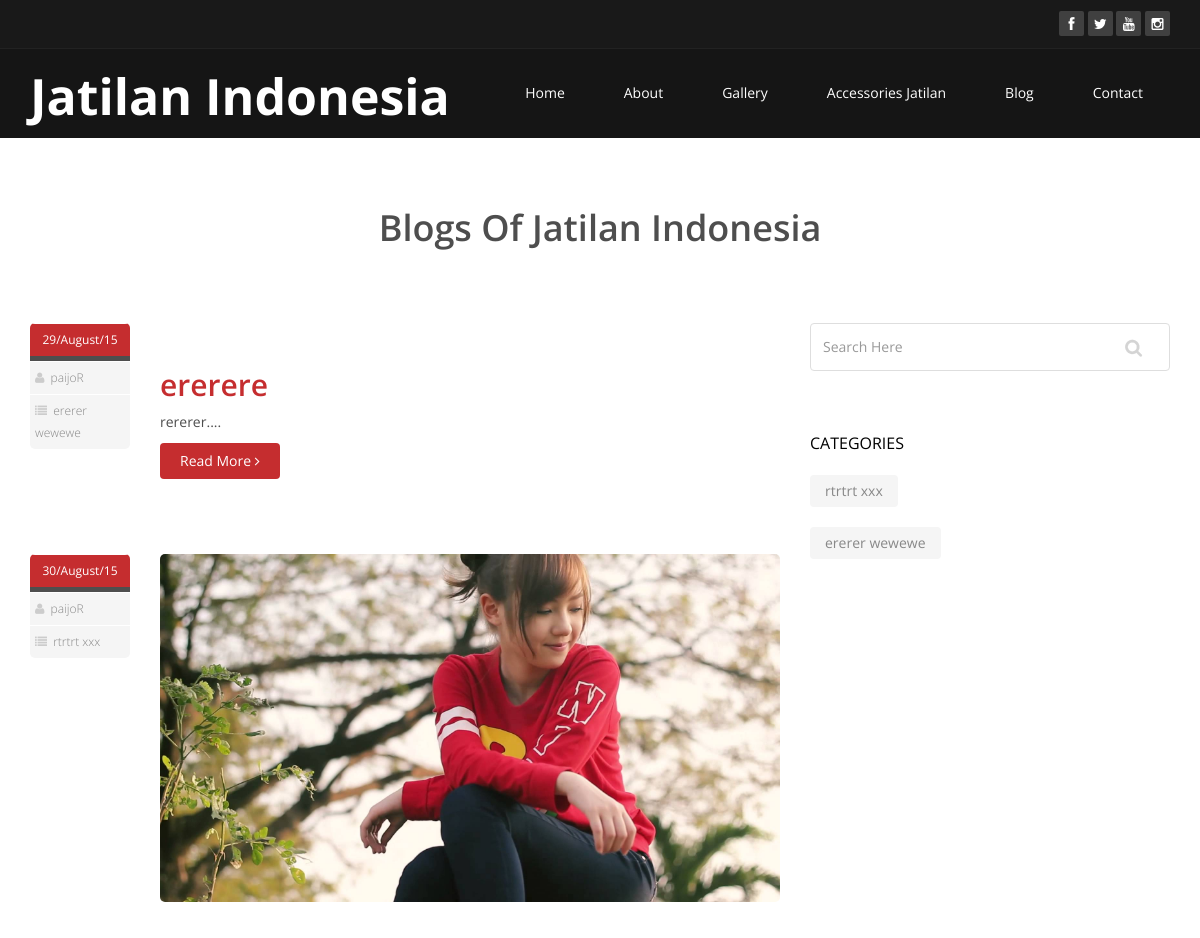
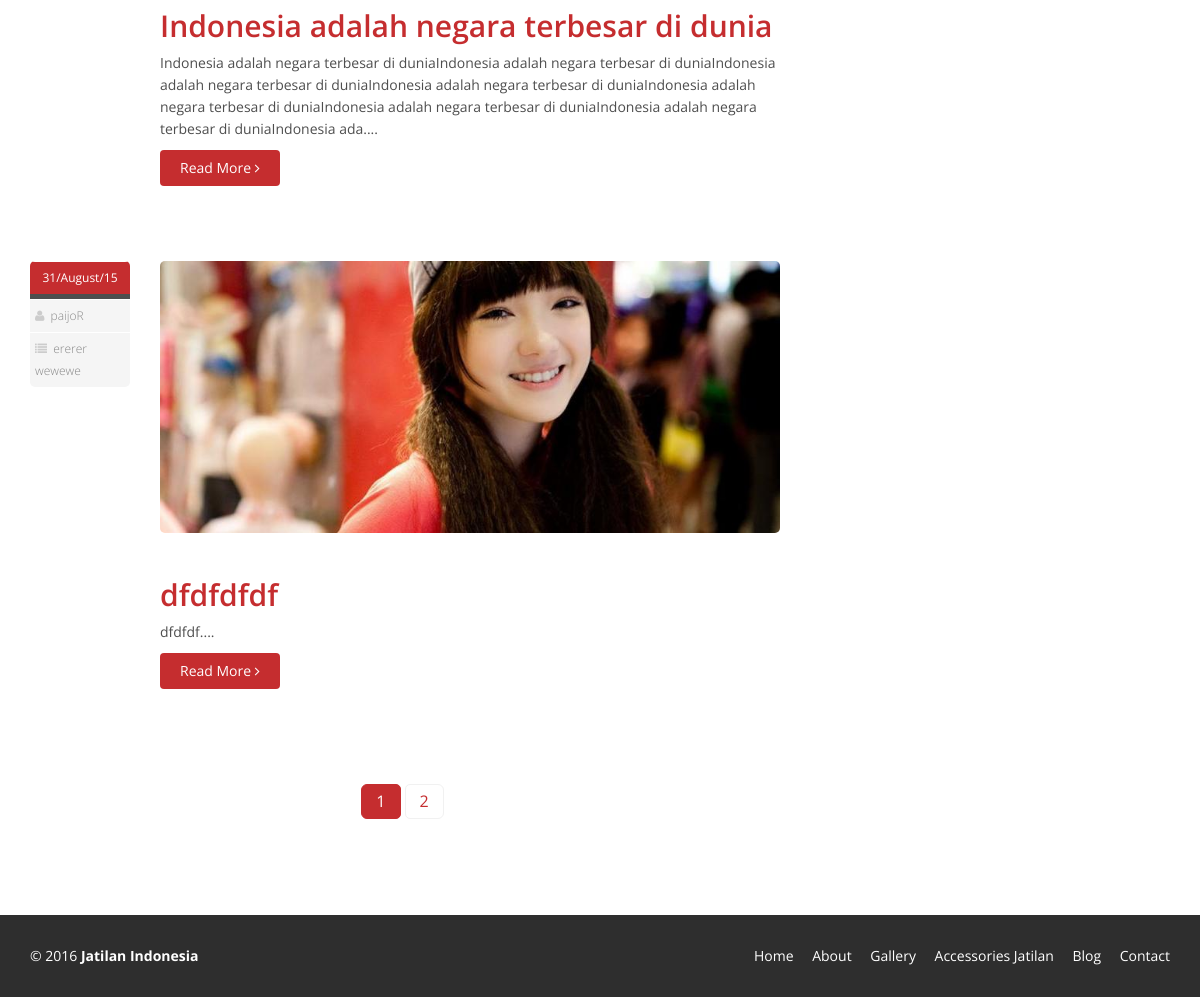
Screenshot of /blog.php with the database file from the repository (2 pictures, top to bottom).
### tables this page shows
CREATE TABLE IF NOT EXISTS `jtl_general` (
  `id` int(11) NOT NULL AUTO_INCREMENT,
  `site_title` varchar(100) NOT NULL,
  `site_tagline` varchar(100) NOT NULL,
  `site_url` varchar(50) NOT NULL,
  `date_created` datetime NOT NULL,
  `date_updated` datetime NOT NULL,
  `user_id` int(11) NOT NULL,
  `profile_id` int(11) NOT NULL,
  PRIMARY KEY (`id`),
  KEY `profile_id` (`profile_id`),
  KEY `user_id` (`user_id`)
);

CREATE TABLE IF NOT EXISTS `jtl_blogs` (
  `id` int(11) NOT NULL AUTO_INCREMENT,
  `title` varchar(255) NOT NULL,
  `content` text NOT NULL,
  `image` varchar(100) NOT NULL,
  `date_created` datetime NOT NULL,
  `date_updated` datetime NOT NULL,
  `category_blog` int(11) NOT NULL,
  `user_id` int(11) NOT NULL,
  `profile_id` int(11) NOT NULL,
  PRIMARY KEY (`id`),
  KEY `user_id` (`user_id`),
  KEY `profile_id` (`profile_id`),
  KEY `category_blog` (`category_blog`)
);

CREATE TABLE IF NOT EXISTS `jtl_profiles` (
  `id` int(11) NOT NULL AUTO_INCREMENT,
  `nick_name` varchar(20) NOT NULL,
  `full_name` varchar(100) NOT NULL,
  `address` text NOT NULL,
  `phone_number` int(15) NOT NULL,
  `image` varchar(100) NOT NULL,
  `facebook_name` varchar(100) NOT NULL,
  `facebook_url` varchar(50) NOT NULL,
  `twitter_name` varchar(100) NOT NULL,
  `twitter_url` varchar(50) NOT NULL,
  `instagram_name` varchar(100) NOT NULL,
  `instagram_url` varchar(50) NOT NULL,
  `youtube_name` varchar(100) NOT NULL,
  `youtube_url` varchar(50) NOT NULL,
  `date_created` datetime NOT NULL,
  `date_updated` datetime NOT NULL,
  `user_id` int(11) NOT NULL,
  PRIMARY KEY (`id`),
  KEY `user_id` (`user_id`)
);

CREATE TABLE IF NOT EXISTS `jtl_category_blog` (
  `id` int(11) NOT NULL AUTO_INCREMENT,
  `name` varchar(100) NOT NULL,
  `descriptions` text NOT NULL,
  `date_created` datetime NOT NULL,
  `date_updated` datetime NOT NULL,
  `user_id` int(11) NOT NULL,
  `profile_id` int(11) NOT NULL,
  PRIMARY KEY (`id`),
  KEY `user_id` (`user_id`),
  KEY `profile_id` (`profile_id`)
);

### blog.php (the view)
<?php include "include/_inc_header.php"; ?>
<section id="blog" class="container">
    <div class="center">
        <?php
        $sql = $mysqli->query('SELECT * FROM jtl_general');
        $rowG = $sql->fetch_array();
        ?>
        <h2>Blogs Of <?php echo $rowG['site_title'] ?></h2>
    </div>
    <div class="blog">
        <div class="row">
            <div class="col-md-8">
                <?php
                $batas = 3;
                $halaman = $_GET['halaman'];
                if (empty($halaman)) {
                    $posisi = 0;
                    $halaman = 1;
                } else {
                    $posisi = ($halaman - 1) * $batas;
                }
                $sqlBlog = $mysqli->query("SELECT b.id, b.title, b.image, b.content, c.name, b.date_created, b.date_updated, p.nick_name FROM jtl_blogs b JOIN jtl_profiles p ON b.profile_id = p.id JOIN jtl_category_blog c ON b.category_blog = c.id LIMIT $posisi,$batas");
                while ($data = mysqli_fetch_array($sqlBlog)) {
                    ?>
                    <div class="blog-item">
                        <div class="row">
                            <div class="col-xs-12 col-sm-2 text-center">
                                <div class="entry-meta">
                                    <span id="publish_date">
                                        <?php
                                        $tanggal = $data['date_created'];
                                        echo date('d/F/y', strtotime($tanggal));
                                        ?>
                                    </span>
                                    <span><i class="fa fa-user"></i> <a href="#"><?php echo $data['nick_name']; ?></a></span>
                                    <span><i class="fa fa-list"></i> <a href="#"><?php echo $data['name']; ?></a></span>
                                </div>
                            </div>
                            <div class="col-xs-12 col-sm-10 blog-content">
                                <a href="blog_single.php?id=<?php echo $data['id']; ?>"><img class="img-responsive img-blog" src="admin/<?php echo $data['image'] ?>" width="100%" alt="" /></a>
                                <h2><a href="blog_single.php?id=<?php echo $data['id']; ?>"><?php echo $data['title'] ?></a></h2>
                                <p>
                                    <?php
                                    $potong_artikel = substr($data['content'], 0, 300);
                                    echo $potong_artikel;
                                    ?>....
                                </p>
                                <a class="btn btn-primary readmore" href="blog_single.php?id=<?php echo $data['id']; ?>">Read More <i class="fa fa-angle-right"></i></a>
                            </div>
                        </div>
                    </div>
                    <?php
                }
                ?>
                <?php
                $query2 = $mysqli->query("select * from jtl_blogs");
                $jmldata = mysqli_num_rows($query2);
                $jmlhalaman = ceil($jmldata / $batas);
                ?>
                <div style="text-align: center">
                    <ul class="pagination pagination-lg" style="text-align: center">
                        <?php
                        for ($i = 1; $i <= $jmlhalaman; $i++)
                            if ($i != $halaman) {
                                echo " <li><a href=\"blog.php?halaman=$i\">$i</a></li>";
                            } else {
                                echo " <li class='active'><a href='#'>$i</a></li>";
                            }
                        ?>
                    </ul>
                </div>
            </div>
            <aside class="col-md-4">
                <div class="widget search">
                    <form role="form" method="GET" action="search.php">
                        <input type="text" name="q" class="form-control search_box" placeholder="Search Here">
                    </form>
                </div>
                <div class="widget categories">
                    <h3>Categories</h3>
                    <div class="row">
                        <div class="col-sm-6">
                            <ul class="blog_category">
                                <?php
                                $sqlCat = $mysqli->query("SELECT * FROM jtl_category_blog");
                                while ($rowCat = $sqlCat->fetch_array()) {
                                    ?>
                                    <li>
                                        <a href="blog_category.php?id=<?php echo $rowCat['id']; ?>"><?php echo $rowCat['name']; ?>
                                        </a>
                                    </li>
                                    <?php
                                }
                                ?>
                            </ul>
                        </div>
                    </div>
                </div>
            </aside>
        </div>
    </div>
</section>
<?php include "include/_inc_footer.php" ?>

### include/_inc_header.php (shortened to what this page needs)
<?php include "config/connect.php"; ?>
<!DOCTYPE html>
<html lang="en">
<head>
    <link href="_template/css/bootstrap.min.css" rel="stylesheet">
    <link href="_template/css/font-awesome.min.css" rel="stylesheet">
    <link href="_template/css/animate.min.css" rel="stylesheet">
    <link href="_template/css/prettyPhoto.css" rel="stylesheet">
    <link href="_template/css/main.css" rel="stylesheet">
    <link href="_template/css/responsive.css" rel="stylesheet">
</head>
<body class="homepage">
<header id="header">
    <div class="top-bar">
        <div class="container">
            <div class="row">
                <div class="col-sm-6 col-xs-4">
                </div>
                <div class="col-sm-6 col-xs-8">
                    <div class="social">
                        <ul class="social-share">
                            <li><a href="#"><i class="fa fa-facebook"></i></a></li>
                            <li><a href="#"><i class="fa fa-twitter"></i></a></li>
                            <li><a href="#"><i class="fa fa-youtube"></i></a></li>
                            <li><a href="#"><i class="fa fa-instagram"></i></a></li>
                        </ul>
                    </div>
                </div>
            </div>
        </div>
    </div>
    <nav class="navbar navbar-inverse" role="banner">
        <div class="container">
            <div class="navbar-header">
                <?php
                $sql= $mysqli->query("SELECT * FROM jtl_general");
                if(mysqli_num_rows($sql) == null){ ?>
                     <a class="navbar-brand" href="index.php"><img src="_template/images/logo.png" alt="logo"></a>
                <?php }else{
                    while($row=$sql->fetch_array()){ ?>
                     <h3 style="color: #ffffff"><a href="index.php" style="color: #ffffff; font-size: 50px"><b><?php echo $row['site_title']; ?></b></a></h3>
                    <?php }
                    }
                ?>
            </div>
            <div class="collapse navbar-collapse navbar-right">
                <ul class="nav navbar-nav">
                    <li><a href="index.php">Home</a></li>
                    <li><a href="about.php">About</a></li>
                    <li><a href="gallery.php">Gallery</a></li>
                    <li><a href="acc_jatilan.php">Accessories Jatilan</a></li>
                    <li><a href="blog.php">Blog</a></li>
                    <li><a href="contact.php">Contact</a></li>
                </ul>
            </div>
        </div>
    </nav>
</header>

### include/_inc_footer.php (shortened to what this page needs)
<footer id="footer" class="midnight-blue">
    <div class="container">
        <div class="row">
            <div class="col-sm-6">
                <?php
                $sql= $mysqli->query("SELECT * FROM jtl_general");
                if(mysqli_num_rows($sql) == null){ ?>
                     &copy; <?php echo date('Y'); ?> <a href="index.php">Jatilan</a>. All Rights Reserved.
                <?php }else{
                    while($row=$sql->fetch_array()){ ?>
                      &copy; <?php echo date('Y'); ?> <a href="index.php"><b><?php echo $row['site_title']; ?></b></a>
                    <?php }
                    }
                ?>
            </div>
            <div class="col-sm-6">
                <ul class="pull-right">
                    <li><a href="index.php">Home</a></li>
                    <li><a href="about.php">About</a></li>
                    <li><a href="gallery.php">Gallery</a></li>
                    <li><a href="acc_jatilan.php">Accessories Jatilan</a></li>
                    <li><a href="blog.php">Blog</a></li>
                    <li><a href="contact.php">Contact</a></li>
                </ul>
            </div>
        </div>
    </div>
</footer>
</body>
</html>

### _template/css/main.css (style rules this page uses)
body { background: #fff; font-family: 'Open Sans', sans-serif; color:#4e4e4e; line-height: 22px; }
h1, h2, h3, h4, h5, h6 { font-weight: 600; font-family: 'Open Sans', sans-serif; color:#4e4e4e; }
h2 { font-size: 20px; }
h3 { font-size: 16px; color: #787878; font-weight: 400; line-height: 24px; }
a { color: #c52d2f; -webkit-transition: color 300ms, background-color 300ms; -moz-transition: color 300ms, background-color 300ms; -o-transition: color 300ms, background-color 300ms; transition: color 300ms, background-color 300ms; }
.btn-primary { padding: 8px 20px; background: #c52d2f; color: #fff; border-radius: 4px; border:none; margin-top: 10px; }
.center h2 { font-size: 36px; margin-top: 0; margin-bottom: 20px; }
body > section { padding: 70px 0; }
.center { text-align: center; padding-bottom: 55px; }
.top-bar { padding: 10px 0; background: #191919; border-bottom: 1px solid #222; line-height: 28px; }
.social { text-align: right; }
.social-share { display: inline-block; list-style: none; padding: 0; margin: 0; }
ul.social-share li { display: inline-block; }
ul.social-share li a { display: inline-block; color: #fff; background: #404040; width: 25px; height: 25px; line-height: 25px; text-align: center; border-radius: 2px; }
.navbar { border-radius: 0; margin-bottom: 0; background: #151515; padding: 15px 0; padding-bottom: 0; }
.navbar-nav { margin-top: 12px; }
.navbar-nav>li { margin-left: 35px; padding-bottom: 28px; }
.navbar-inverse .navbar-nav > li > a { padding: 5px 12px; margin: 0; border-radius: 3px; color: #fff; line-height: 24px; display: inline-block; }
.navbar-inverse { border: none; }
.navbar-inverse .navbar-collapse, .navbar-inverse .navbar-form { border-top: 0; padding-bottom: 0; }
.widget { margin-bottom: 60px; padding-left: 0; }
.widget h3 { color: #000; text-transform: uppercase; margin-bottom: 20px; }
.blog_category { list-style:none; margin:0; padding:0; }
.blog_category li { float:none; margin-bottom:20px; }
.blog_category li a { background:#f5f5f5; border-radius: 4px; color: #888; display: inline-block; padding: 5px 15px; }
.blog-item { border-radius: 0; overflow: hidden; margin-bottom: 50px; }
.blog .blog-item .img-blog { border-radius: 5px; margin-bottom: 45px; }
.blog .blog-item .blog-content { padding-bottom: 25px; }
.blog .blog-item .blog-content h2 { margin-top: 0; font-size: 30px; }
.readmore { margin-top: 0; }
.blog .blog-item .entry-meta { border-radius: 5px; overflow: hidden; }
.blog .blog-item .entry-meta > span { background: #f5f5f5; border-top: 1px solid #fff; display: block; font-size: 12px; overflow: hidden; padding: 5px; text-align: left; }
#publish_date { background: #c52d2f; border-bottom: 5px solid #4e4e4e; color: #fff; padding: 5px 0; text-align: center; }
.blog .blog-item .entry-meta > span { color: #ccc; }
.blog .blog-item .entry-meta > span a { font-size: 12px; margin-left: 3px; font-weight: 300; color: #888; }
ul.pagination > li > a { border: 1px solid #F1F1F1; margin-right:5px; border-radius: 5px; font-size: 16px; padding: 5px 14px; }
ul.pagination > li.active > a, ul.pagination > li:hover > a { background-color: #c52d2f !important; border-color: #c52d2f !important; color: #fff; }
.search_box { background-image: url("../images/search_icon.png"); background-position: 314px 15px; background-repeat: no-repeat; border-color: #DEDEDE; height: 48px; outline: medium none; box-shadow: none; }
#footer { padding-top: 30px; padding-bottom: 30px; color: #fff; background: #2e2e2e; }
#footer a { color: #fff; }
#footer ul { list-style: none; padding: 0; margin: 0; }
#footer ul > li { display: inline-block; margin-left: 15px; }

### rows the page displays
jtl_general: site_title "Jatilan Indonesia"
jtl_blogs: date_created "29/August/15", profile.nick_name "paijoR", category_blog.name "ererer wewewe", title "ererere", content "rererer"
jtl_blogs: date_created "30/August/15", profile.nick_name "paijoR", category_blog.name "rtrtrt xxx", image (picture), title "Indonesia adalah negara terbesar di dunia", content "Indonesia adalah negara terbesar di duniaIndonesia adalah negara terbesar di duniaIndonesia adalah negara terbesar di duniaIndonesia adalah negara terbesar di duniaIndonesia adalah negara terbesar di duniaIndonesia adalah negara terbesar di duniaIndonesia adalah negara terbesar di duniaIndonesia ada"
jtl_blogs: date_created "31/August/15", profile.nick_name "paijoR", category_blog.name "ererer wewewe", image (picture), title "dfdfdfdf", content "dfdfdf"
jtl_category_blog: name "rtrtrt xxx"
jtl_category_blog: name "ererer wewewe"
